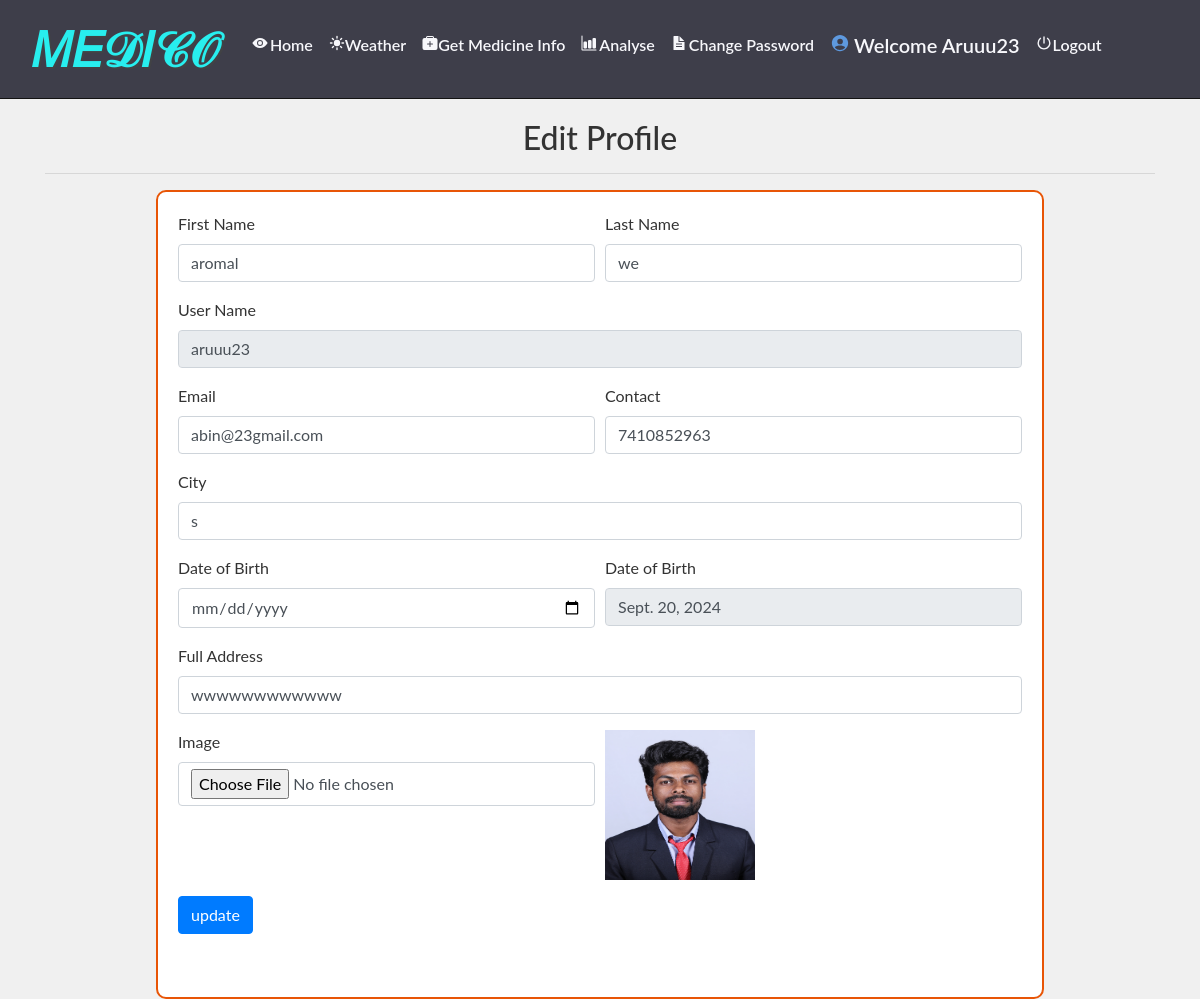
Screenshot of /edit_profile (signed in) with the database file from the repository.
### grocery/models.py (models this page shows, shortened)
class Profile(models.Model):
    user = models.ForeignKey(User, on_delete=models.CASCADE, null=True)
    dob = models.DateField(null=True)
    city = models.CharField(max_length=30, null=True)
    address = models.CharField(max_length=50, null=True)
    contact = models.CharField(max_length=10, null=True)
    image = models.FileField(null=True)

### grocery/views.py (the view, shortened to what this page needs)
# urls.py: path('edit_profile', Edit_profile, name='edit_profile'),
def Edit_profile(request):
    if not request.user.is_authenticated:
        return redirect('login')
    error = False
    user = User.objects.get(id=request.user.id)
    pro = Profile.objects.get(user=user)
    cart = Cart.objects.filter(profile=pro)
    total = sum(item.product.price for item in cart)
    num1 = cart.count()
    d = {'error': error, 'pro': pro, 'num1': num1, 'total': total}
    return render(request, 'edit_profile.html', d)

### grocery/templates/edit_profile.html (shortened to what this page needs)
{% extends 'navigation.html' %}
{% block body %}
{% load static %}
<div class="container">
    <h2 style="margin-top:20px" align="center">Edit Profile</h2><hr>
    <div class="card" style="width: 80%; margin: 0 auto; border: 2px solid #e85506; border-radius: 10px;">
      <div class="card-body">
          <form method="post" action="" enctype="multipart/form-data">
    <div class="form-row">
    <div class="form-group col-md-6">
      <label for="inputEmail4">First Name</label>
      <input type="text" class="form-control" value="{{pro.user.first_name}}" name="fname" id="inputEmail4">
    </div>
    <div class="form-group col-md-6">
      <label for="inputPassword4">Last Name</label>
      <input type="text" class="form-control" name="lname" value="{{pro.user.last_name}}" id="inputPassword4">
    </div>
  </div>
    <div class="form-row">
    <div class="form-group col-md-12">
      <label for="inputEmail4">User Name</label>
      <input type="text" class="form-control" name="uname" value="{{pro.user.username}}" id="inputEmail4" readonly>
    </div>
  </div>
        <div class="form-row">
          <div class="form-group col-md-6">
            <label for="exampleInputEmail1">Email</label>
            <input type="email" class="form-control" id="exampleInputEmail1" aria-describedby="emailHelp" name="email" value="{{pro.user.email}}">
          </div>
  <div class="form-group col-md-6">
    <label for="exampleInputPassword1">Contact</label>
    <input type="text" class="form-control" id="exampleInputPassword1" value="{{pro.contact}}" name="contact" maxlength="10">
  </div>
        </div>
        <div class="form-row">
    <div class="form-group col-md-12">
    <label for="exampleInputPassword1">City</label>
    <input type="text" class="form-control" id="exampleInputPassword1" value="{{pro.city}}" name="city">
  </div>
        </div>
    <div class="form-row">
    <div class="form-group col-md-6">
        <label for="exampleInputPassword1">Date of Birth</label>
    <input type="date" class="form-control" id="exampleInputPassword1" name="date">
  </div>
        <div class="form-group col-md-6">
        <label for="exampleInputPassword1">Date of Birth</label>
    <input type="text" class="form-control" id="exampleInputPassword1" value="{{pro.dob}}" readonly>
        </div>
        </div>
    <div class="form-row">
    <div class="form-group col-md-12">
    <label for="exampleInputPassword1">Full Address</label>
    <input type="text" class="form-control" id="exampleInputPassword1" value="{{pro.address}}" name="add">
  </div>
    </div>
    <div class="form-row">
<div class="form-group col-md-6">
    <label for="exampleInputPassword1">Image</label>
    <input type="file" class="form-control" id="exampleInputPassword1" name="img" value="choose file">
</div>
        <div class="form-group col-md-6">
    <img src="{{pro.image.url}}" style="width:150px;height:150px">
</div>
    </div>
  <button type="submit" class="btn btn-primary" style="margin-bottom:5%">update</button>
</form>
</div>
</div>
{% endblock %}

### grocery/templates/navigation.html (shortened to what this page needs)
<!DOCTYPE html>
<html lang="en">
<head>
    {% load static %}
    <link rel="stylesheet" href="https://maxcdn.bootstrapcdn.com/bootstrap/4.0.0/css/bootstrap.min.css">
    <link rel="stylesheet" href="//cdn.datatables.net/1.10.19/css/jquery.dataTables.min.css">
<link
rel="stylesheet"
href="https://cdnjs.cloudflare.com/ajax/libs/animate.css/4.1.1/animate.min.css"
/>
    <link rel="stylesheet" href="https://cdnjs.cloudflare.com/ajax/libs/font-awesome/4.7.0/css/font-awesome.min.css">
</head>
<body style="background-color: #f0f0f0;">
<nav class="navbar navbar-expand-sm" style="background-color : #3e3e4a ; border-bottom:1px solid #131313">
    <a class="navbar-brand pl-3" href="#" style="color: rgb(223, 223, 245); font-weight: bold; font-size: 3rem; text-shadow: 2px 2px rgb(65, 66, 69);">𝑀𝐸𝒟𝐼𝒞𝒪</a>
    <div class="collapse navbar-collapse" id="collapsibleNavbar">
        <ul class="navbar-nav pl-2 text-center">
            {% if request.user.username %}
                {% if not request.user.is_staff %}
                <li class="nav-item">
                    <a class="nav-link" href="{% url 'view_product' 0 %}" style="color:rgb(0, 0, 0)"><ion-icon style="margin-right:2px" name="eye"></ion-icon>Home</a>
                </li>
                <li class="nav-item">
                    <a class="nav-link" href="{% url 'get_weather' %}" style="color: rgb(0, 0, 0);">
                        <ion-icon style="margin-right: 0px" name="sunny"></ion-icon>Weather
                    </a>
                </li>
                <li class="nav-item">
                    <a class="nav-link" href="{% url 'chatbot' %}" style="color: rgb(0, 0, 0);">
                        <ion-icon style="margin-right: 0px" name="medkit"></ion-icon>Get Medicine Info
                    </a>
                </li>
                <li class="nav-item">
                    <a class="nav-link" href="https://disease-symptom-recognition-system-fvd6dwhoihat4niujnsxz8.streamlit.app/" style="color:rgb(0, 0, 0)">
                        <ion-icon style="margin-right:2px" name="bar-chart"></ion-icon>Analyse
                    </a>
                </li>
                <li class="nav-item">
                    <a class="nav-link" href="{% url 'change_password' %}" style="color:rgb(1, 1, 1)"><ion-icon style="margin-right:2px" name="document-text-sharp"></ion-icon>Change Password</a>
                </li>
                {% endif %}
                {% if not request.user.is_staff %}
                <li class="nav-item">
                    <a href="{% url 'profile' %}"><h5 class="nav-link" style="color:#000000 ; text-transform : capitalize"><ion-icon style="margin-right:4px;color:#5e99de" name="person-circle-sharp"></ion-icon>Welcome {{request.user.username}}</h5>
                    </a>
                </li>
                <li class="nav-item">
                    <a class="nav-link" href="{% url 'logout' %}" style="color:rgb(0, 0, 0)"><ion-icon style="margin-right:1px" name="power-sharp"></ion-icon>Logout</a>
                </li>
                {% endif %}
            {% endif %}
        </ul>
    </div>
</nav>
{% block body %}
{% endblock %}
</body>
</html>

### grocery/templates/navigation.html (style rules this page uses)
body { font-family: 'Lato', sans-serif; background-image: url('https://drive.google.com/file/d/1kYcur9aBKitorAyhZBazCZCX-EZ4yYP_/view?usp=drivesdk'); background-size: cover; background-attachment: fixed; background-repeat: no-repeat; color: #333; }
.navbar { background-color: rgba(46, 44, 44, 0.9); border-bottom: 1px solid #2a2a2b; }
.navbar-brand { font-size: 2.5rem; color: #28eeee !important; font-weight: bold; text-shadow: 1px 1px 2px rgba(0, 95, 115, 0.2); }
.navbar-nav .nav-link { color: #f7f7fb !important; font-weight: 600; padding: 12px; transition: background-color 0.3s ease, color 0.3s ease; }

### rows the page displays
Profile: fname "aromal", lname "we", uname "aruuu23", email "abin@23gmail.com", contact "7410852963", city "s", dob "Sept. 20, 2024", add "wwwwwwwwwwww", image (picture)

### other values shown
{{ request.user.username }} "Aruuu23"
